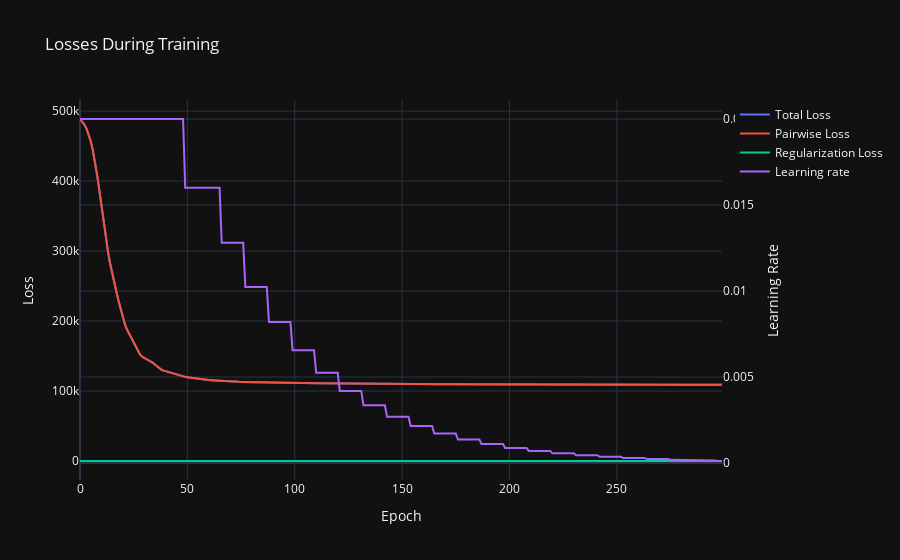

The notebook cell this image was saved under:
### Code cell
MatrixFactorization.plot_embedding_training(losses, learning_rates, verbose=True)

### Figure 1 — Plotly figure (JSON) as saved in the notebook; plotly's stock layout.template omitted (floating-point values rounded to 4 significant figures; data arrays with more than 128 entries replaced by an {"elided": "..."} marker saying what was removed)
{"data": [{"mode": "lines", "name": "Total Loss", "type": "scatter", "x": {"elided": "300 int values"}, "y": {"elided": "300 float values"}}, {"mode": "lines", "name": "Pairwise Loss", "type": "scatter", "x": {"elided": "300 int values"}, "y": {"elided": "300 float values"}}, {"mode": "lines", "name": "Regularization Loss", "type": "scatter", "x": {"elided": "300 int values"}, "y": {"elided": "300 float values"}}, {"mode": "lines", "name": "Learning rate", "type": "scatter", "x": {"elided": "300 int values"}, "y": {"elided": "300 float values"}, "yaxis": "y2"}], "layout": {"title": {"text": "Losses During Training"}, "xaxis": {"title": {"text": "Epoch"}}, "yaxis": {"title": {"text": "Loss"}}, "yaxis2": {"overlaying": "y", "side": "right", "title": {"text": "Learning Rate"}}}}
